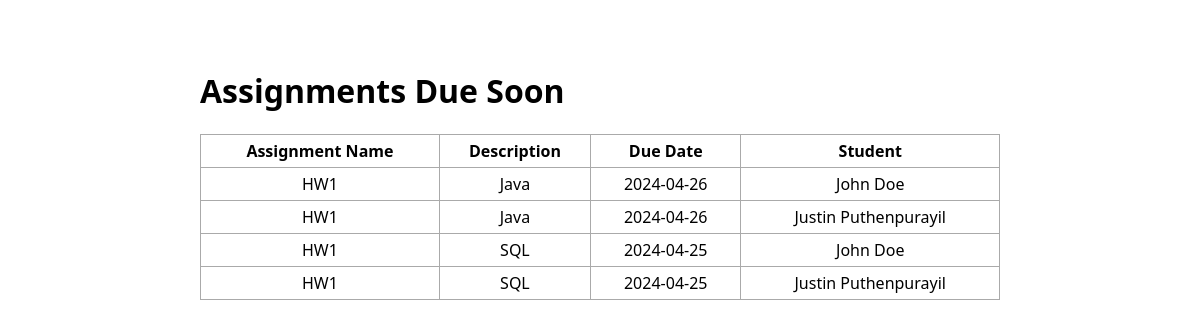
The page /report/dueSoon/ on the database its author committed.
### app.py (models this page shows, shortened)
class Assignment(db.Model):
    id = db.Column(db.Integer, primary_key=True)
    student_id = db.Column(db.Integer, db.ForeignKey("student.id"), nullable=False)
    professor_id = db.Column(db.Integer, db.ForeignKey("professor.id"), nullable=False)
    name = db.Column(db.String(200), nullable=False)
    description = db.Column(db.Text, nullable=False)
    due_date = db.Column(db.DateTime, nullable=False, default=datetime.utcnow)
    student = db.relationship("Student", backref="assignments")
    professor = db.relationship("Professor", backref="assignments")

class Student(db.Model):
    id = db.Column(db.Integer, primary_key=True)
    name = db.Column(db.String(100), nullable=False)
    email = db.Column(db.String(100), unique=True, nullable=False)
    major = db.Column(db.String(100), nullable=True)
    year = db.Column(db.String(100), nullable=True)

### app.py (the view)
@app.route("/report/dueSoon/", methods=["GET"])
def report_due_soon():
    with db.engine.connect() as conn:
        due_soon_date = datetime.now() + timedelta(days=7)
        stmt = text(
            """
            SELECT
                assignment.name,
                assignment.description,
                assignment.due_date,
                student.name AS student_name
            FROM
                assignment
            JOIN
                student
            ON
                assignment.student_id = student.id
            WHERE
                assignment.due_date <= :due_soon_date
            """
        )
        result = conn.execute(stmt, {"due_soon_date": due_soon_date})
        assignments_due_soon = result.mappings().all()
    return render_template(
        "reportDueSoon.html", assignments_due_soon=assignments_due_soon
    )

### templates/reportDueSoon.html (shortened to what this page needs)
{% extends 'base.html' %}
{% block body %}
<div class="content">
    <h1>Assignments Due Soon</h1>
    <table>
        <tr>
            <th>Assignment Name</th>
            <th>Description</th>
            <th>Due Date</th>
            <th>Student</th>
        </tr>
        {% for assignment in assignments_due_soon %}
        <tr>
            <td>{{ assignment.name }}</td>
            <td>{{ assignment.description }}</td>
            <td>{{ assignment.due_date.split(' ')[0] }}</td>
            <td>{{ assignment.student_name }}</td>
        </tr>
        {% endfor %}
    </table>
</div>
{% endblock %}

### static/css/main.css (style rules this page uses)
body, html { margin: 0; font-family: "Segoe UI", Tahoma, Geneva, Verdana, sans-serif; }
.content { margin: 0 auto; padding: 3rem; max-width: 800px; }
table, td, th { border: 1px solid #aaa; }
table { border-collapse: collapse; width: 100%; }
th { height: 30px; }
td { text-align: center; padding: 5px; }

### rows shown on the page
Assignment: name "HW1", description "Java", due_date "2024-04-26"
Student: student_name "John Doe" "John Doe"
Assignment: name "HW1", description "Java", due_date "2024-04-26"
Student: student_name "Justin Puthenpurayil" "Justin Puthenpurayil"
Assignment: name "HW1", description "SQL", due_date "2024-04-25"
Assignment: name "HW1", description "SQL", due_date "2024-04-25"
